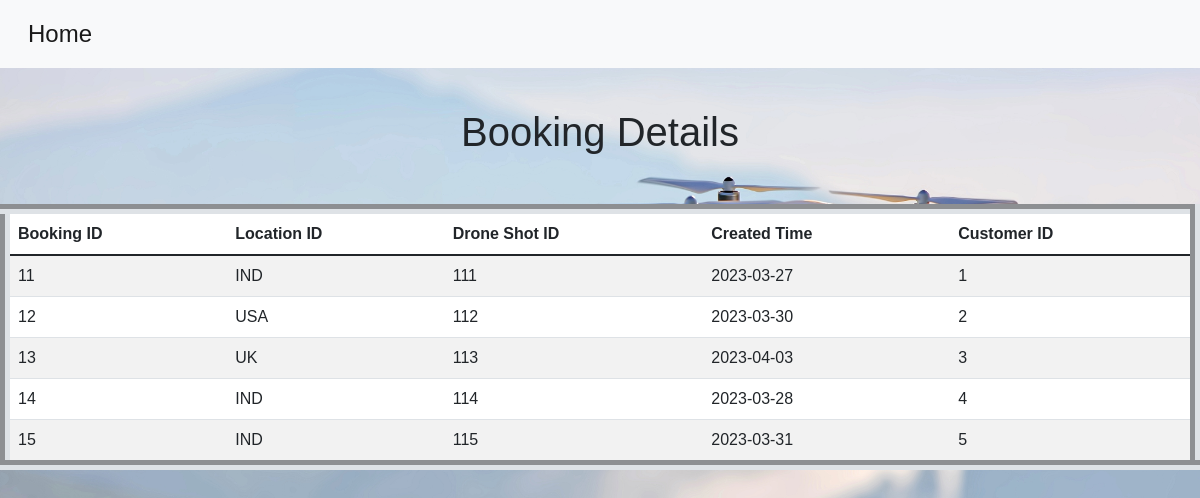
The app's page /view2 with its own data.
### tables this page shows
CREATE TABLE bookings (booking_id INTEGER PRIMARY KEY , location_id VARCHAR NOT NULL, drone_shot_id VARCHAR NOT NULL, created_time INTEGER NOT NULL,customer_id INTEGER NOT NULL,  FOREIGN KEY (customer_id) REFERENCES customer(customer_id));

### main.py (the view)
@app.route("/view2")
def viewDept():
    con = sqlite3.connect("droame.db")
    con.row_factory = sqlite3.Row
    cur = con.cursor()
    cur.execute("select * from bookings")
    rows = cur.fetchall()
    return render_template("view2.html",rows = rows)

### templates/view2.html (shortened to what this page needs)
<!doctype html>
<html lang="en">
  <head>
    <link href="https://cdn.jsdelivr.net/npm/bootstrap@5.1.3/dist/css/bootstrap.min.css" rel="stylesheet">
     <link rel="stylesheet" type="text/css" href="static/main2.css">
  </head>
  <body>
    <nav class="navbar navbar-expand-lg navbar-light bg-light">
      <div class="container-fluid">
        <div class="collapse navbar-collapse" id="navbarSupportedContent">
          <ul class="navbar-nav me-auto mb-2 mb-lg-0">
            <li class="nav-item">
              <a class="nav-link active" aria-current="page" href="/">Home</a>
            </li>
          </ul>
        </div>
      </div>
    </nav>
<div class = "textalign">
<h1>Booking Details</h1>
</div>
<table class="table table-striped" border=10>
<thead>
  <tr>
    <th scope="col">Booking ID</th>
    <th scope="col">Location ID</th>
    <th scope="col">Drone Shot ID</th>
    <th scope="col">Created Time</th>
      <th scope="col">Customer ID</th>
  </tr>
</thead>
{% for row in rows %}
<tr>
    <td>{{row["booking_id"]}}</td>
    <td>{{row["location_id"]}}</td>
    <td>{{row["drone_shot_id"]}}</td>
    <td>{{row["created_time"]}}</td>
    <td>{{row["customer_id"]}}</td>
</tr>
  {% endfor %}
</table>
<br><br>
</body>
</html>

### static/main2.css (style rules this page uses)
* { margin: 0; padding: 0; }
body { font-family: arial; width: 100%; float: left; height: 100vh; background-image: url(drone3.jpg); background-size: 100%; overflow: hidden; }
.table>:not(caption)>*>* { padding: .5rem .5rem; background-color: #fff; border-bottom-width: 1px; box-shadow: inset 0 0 0 9999px var(--bs-table-accent-bg); }
.textalign { text-align: center; margin-top: 0px; padding-top: 40px; font-size: 34px; padding-bottom: 40px; }
.navbar { display:flex; align-items: center; background-color: aqua; justify-items: center; position: sticky; top: 0; padding: 8px; cursor: pointer; }
ul { list-style-type: none; overflow: hidden; display: block; float: left; }
li { float: left; }
li:last-child { border-right: none; }
a { display: block; color: #fff; text-align: center; padding: 20px 32px 26px 32px; text-decoration: none; font-size: 24px; transiton: all .5s; }

### records on screen
bookings: booking_id "11", location_id "IND", drone_shot_id "111", created_time "2023-03-27", customer_id "1"
bookings: booking_id "12", location_id "USA", drone_shot_id "112", created_time "2023-03-30", customer_id "2"
bookings: booking_id "13", location_id "UK", drone_shot_id "113", created_time "2023-04-03", customer_id "3"
bookings: booking_id "14", location_id "IND", drone_shot_id "114", created_time "2023-03-28", customer_id "4"
bookings: booking_id "15", location_id "IND", drone_shot_id "115", created_time "2023-03-31", customer_id "5"
